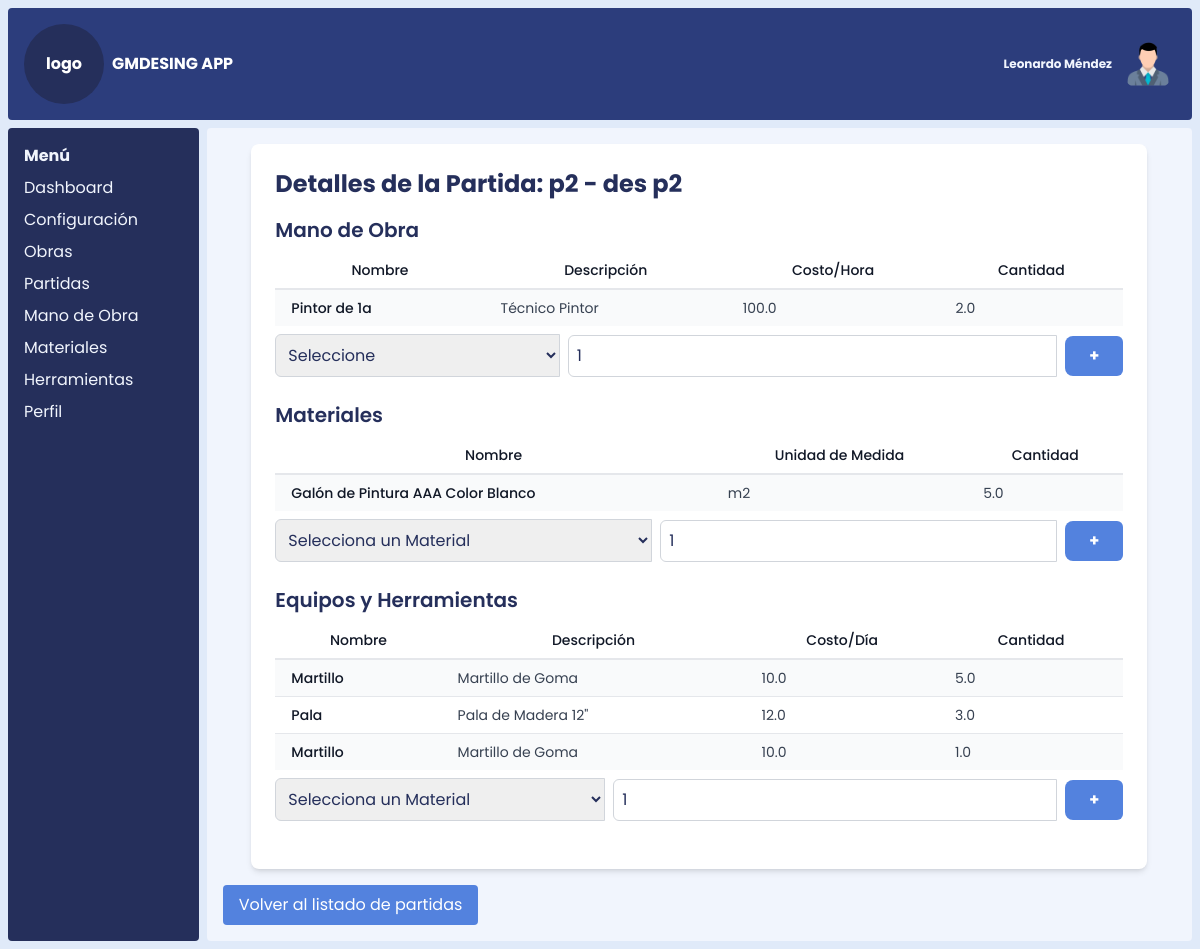
The page /ver_partida/2 on the database as committed earlier.
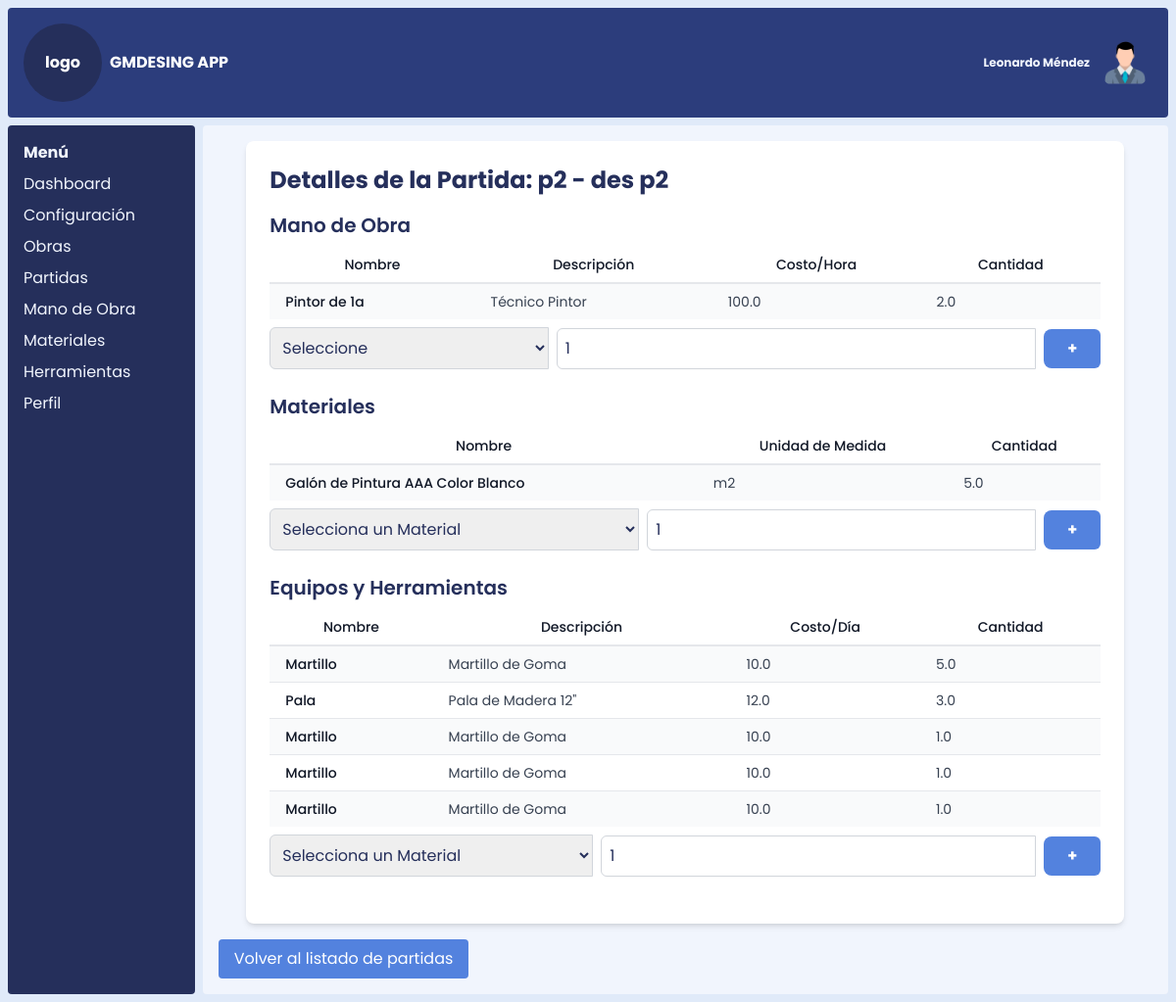
The same page on the database as committed later.
### models.py (models this page shows, shortened)
class Partida(db.Model):
    __tablename__ = 'partida'
    id_partida = db.Column(db.Integer, primary_key=True)
    nombre_partida = db.Column(db.String(100), nullable=False)
    descripcion_partida = db.Column(db.Text)
    unidad_medida_id = db.Column(
        db.Integer,
        db.ForeignKey('unidad_medida.id_unidad_medida', name='fk_partida_unidad_medida')
    )
    rendimiento = db.Column(db.Integer)
    obras = db.relationship('ObraPartida', back_populates='partida', lazy='dynamic')  # Relación con Obras
    mano_de_obra = db.relationship('PartidasManoDeObra', backref='partida', lazy=True)
    herramientas = db.relationship('PartidasHerramientas', backref='partida', lazy=True)
    materiales = db.relationship('PartidasMateriales', backref='partida', lazy=True)
    unidad_medida = db.relationship('UnidadMedida', backref='partidas')

class PartidasManoDeObra(db.Model):
    __tablename__ = 'partidas_mano_de_obra'
    id = db.Column(db.Integer, primary_key=True)
    id_partida = db.Column(db.Integer, db.ForeignKey('partida.id_partida', name='fk_partidas_mano_de_obra_partida'), nullable=False)
    id_mano_de_obra = db.Column(db.Integer, db.ForeignKey('mano_de_obra.id_mano_de_obra', name='fk_partidas_mano_de_obra_mano_de_obra'), nullable=False)
    cantidad = db.Column(db.Float)

class ManoDeObra(db.Model):
    __tablename__ = 'mano_de_obra'
    id_mano_de_obra = db.Column(db.Integer, primary_key=True)
    nombre_mano_de_obra = db.Column(db.String(100), nullable=False)
    descripcion_mano_de_obra = db.Column(db.Text)
    costo_hora = db.Column(db.Float)
    partidas_mano_de_obra = db.relationship('PartidasManoDeObra', backref='mano_de_obra')

class PartidasMateriales(db.Model):
    __tablename__ = 'partidas_materiales'
    id = db.Column(db.Integer, primary_key=True)
    id_partida = db.Column(db.Integer, db.ForeignKey('partida.id_partida', name='fk_partidas_materiales_partida'), nullable=False)
    id_material = db.Column(db.Integer, db.ForeignKey('material.id_material', name='fk_partidas_materiales_material'), nullable=False)
    cantidad = db.Column(db.Float)

class Material(db.Model):
    __tablename__ = 'material'
    id_material = db.Column(db.Integer, primary_key=True)
    nombre_material = db.Column(db.String(100), nullable=False)
    descripcion_material = db.Column(db.Text)
    unidad_medida_id = db.Column(
        db.Integer,
        db.ForeignKey('unidad_medida.id_unidad_medida', name='fk_material_unidad_medida'),
        nullable=False
    )
    precio_unitario = db.Column(db.Float)
    fecha_registro = db.Column(db.Date)
    unidad_medida = db.relationship('UnidadMedida', backref='materiales')
    partidas_materiales = db.relationship('PartidasMateriales', backref='material')

class UnidadMedida(db.Model):
    __tablename__ = 'unidad_medida'
    id_unidad_medida = db.Column(db.Integer, primary_key=True)
    nombre_unidad_medida = db.Column(db.String(100), nullable=False)

class PartidasHerramientas(db.Model):
    __tablename__ = 'partidas_herramientas'
    id = db.Column(db.Integer, primary_key=True)
    id_partida = db.Column(db.Integer, db.ForeignKey('partida.id_partida', name='fk_partidas_herramientas_partida'), nullable=False)
    id_herramienta = db.Column(db.Integer, db.ForeignKey('herramienta.id_herramienta', name='fk_partidas_herramientas_herramienta'), nullable=False)
    cantidad = db.Column(db.Float)

class Herramienta(db.Model):
    __tablename__ = 'herramienta'
    id_herramienta = db.Column(db.Integer, primary_key=True)
    nombre_herramienta = db.Column(db.String(100), nullable=False)
    descripcion_herramienta = db.Column(db.Text)
    costo_alquiler_dia = db.Column(db.Float)
    partidas_herramientas = db.relationship('PartidasHerramientas', backref='herramienta')

### app.py (the view, shortened to what this page needs)
@app.route('/ver_partida/<int:id>', methods=['GET', 'POST'])
def ver_partida(id):
    partida = Partida.query.get_or_404(id)
    materiales = Material.query.order_by("nombre_material").all()  # Obtener materiales
    herramientas = Herramienta.query.order_by("nombre_herramienta").all()  # Obtener herramientas
    mano_de_obra = ManoDeObra.query.order_by("nombre_mano_de_obra").all()  # Obtener mano de obra
    return render_template('ver_partida.html', partida=partida, materiales=materiales, herramientas=herramientas, mano_de_obra=mano_de_obra, datos=datos)

### templates/ver_partida.html (shortened to what this page needs)
{% extends 'index.html' %}
{% block content %}
<div class="max-w-4xl mx-auto p-6 bg-white rounded-lg shadow-md">
    <h1 class="text-2xl font-bold mb-4">Detalles de la Partida: {{ partida.nombre_partida }} - {{
        partida.descripcion_partida }}</h1>
    <div id="materiales" class="mb-6">
        <h2 class="text-xl font-semibold mb-2">Mano de Obra</h2>
        {% if partida.mano_de_obra %}
        <div class="overflow-x-auto mb-2">
            <table class="min-w-full divide-y-2 divide-gray-200 bg-white text-sm">
                <thead class="ltr:text-left rtl:text-right">
                    <tr>
                        <th class="whitespace-nowrap px-4 py-2 font-medium text-gray-900">Nombre</th>
                        <th class="whitespace-nowrap px-4 py-2 font-medium text-gray-900">Descripción</th>
                        <th class="whitespace-nowrap px-4 py-2 font-medium text-gray-900">Costo/Hora</th>
                        <th class="whitespace-nowrap px-4 py-2 font-medium text-gray-900">Cantidad</th>
                    </tr>
                </thead>
                <tbody class="divide-y divide-gray-200">
                    {% for mano in partida.mano_de_obra %}
                    <tr class="odd:bg-gray-50">
                        <td class="whitespace-nowrap px-4 py-2 font-medium text-gray-900">{{
                            mano.mano_de_obra.nombre_mano_de_obra }}</td>
                        <td class="whitespace-nowrap px-4 py-2 text-gray-700">{{
                            mano.mano_de_obra.descripcion_mano_de_obra }}</td>
                        <td class="whitespace-nowrap px-4 py-2 text-gray-700">{{ mano.mano_de_obra.costo_hora }}</td>
                        <td class="whitespace-nowrap px-4 py-2 text-gray-700">{{ mano.cantidad }}</td>
                    </tr>
                    {% endfor %}
                </tbody>
            </table>
        </div>
        {% endif %}
        <form method="POST" class="flex items-center">
            <select name="id_mano_de_obra" required class="border border-gray-300 rounded-l-md p-2 flex-grow">
                <option value="">Seleccione</option>
            </select>
            <input type="number" value="1" name="cantidad" id="cantidad"
                class='border ml-2 border-gray-300 rounded-l-md p-2 flex-grow' />
            <button type="submit" name="agregar_mano_de_obra"
                class="bg-blue-500 ml-2 text-white rounded-r-md px-6 py-2 hover:bg-blue-600 rounded-lg transition font-bold">+</button>
        </form>
    </div>
    <div id="materiales" class="mb-6">
        <h2 class="text-xl font-semibold mb-2">Materiales</h2>
        {% if partida.materiales %}
        <div class="overflow-x-auto mb-2">
            <table class="min-w-full divide-y-2 divide-gray-200 bg-white text-sm">
                <thead class="ltr:text-left rtl:text-right">
                    <tr>
                        <th class="whitespace-nowrap px-4 py-2 font-medium text-gray-900">Nombre</th>
                        <th class="whitespace-nowrap px-4 py-2 font-medium text-gray-900">Unidad de Medida</th>
                        <th class="whitespace-nowrap px-4 py-2 font-medium text-gray-900">Cantidad</th>
                    </tr>
                </thead>
                <tbody class="divide-y divide-gray-200">
                    {% for material in partida.materiales %}
                    <tr class="odd:bg-gray-50">
                        <td class="whitespace-nowrap px-4 py-2 font-medium text-gray-900">{{
                            material.material.nombre_material }}</td>
                        <td class="whitespace-nowrap px-4 py-2 text-gray-700">{{
                            material.material.unidad_medida.nombre_unidad_medida }}</td>
                        <td class="whitespace-nowrap px-4 py-2 text-gray-700">{{ material.cantidad }}</td>
                    </tr>
                    {% endfor %}
                </tbody>
            </table>
        </div>
        {% endif %}
        <form method="POST" class="flex items-center">
            <select name="id_material" required class="border border-gray-300 rounded-l-md p-2 flex-grow">
                <option value="">Selecciona un Material</option>
            </select>
            <input type="number" value="1" name="cantidad" id="cantidad"
                class='border ml-2 border-gray-300 rounded-l-md p-2 flex-grow' />
            <button type="submit" name="agregar_material"
                class="bg-blue-500 ml-2 text-white rounded-r-md px-6 py-2 hover:bg-blue-600 rounded-lg transition font-bold">+</button>
        </form>
    </div>
    <div id="herramientas" class="mb-6">
        <h2 class="text-xl font-semibold mb-2">Equipos y Herramientas</h2>
        {% if partida.herramientas %}
        <div class="overflow-x-auto mb-2">
            <table class="min-w-full divide-y-2 divide-gray-200 bg-white text-sm">
                <thead class="ltr:text-left rtl:text-right">
                    <tr>
                        <th class="whitespace-nowrap px-4 py-2 font-medium text-gray-900">Nombre</th>
                        <th class="whitespace-nowrap px-4 py-2 font-medium text-gray-900">Descripción</th>
                        <th class="whitespace-nowrap px-4 py-2 font-medium text-gray-900">Costo/Día</th>
                        <th class="whitespace-nowrap px-4 py-2 font-medium text-gray-900">Cantidad</th>
                    </tr>
                </thead>
                <tbody class="divide-y divide-gray-200">
                    {% for herramienta in partida.herramientas %}
                    <tr class="odd:bg-gray-50">
                        <td class="whitespace-nowrap px-4 py-2 font-medium text-gray-900">{{
                            herramienta.herramienta.nombre_herramienta }}</td>
                        <td class="whitespace-nowrap px-4 py-2 text-gray-700">{{
                            herramienta.herramienta.descripcion_herramienta }}</td>
                        <td class="whitespace-nowrap px-4 py-2 text-gray-700">{{
                            herramienta.herramienta.costo_alquiler_dia }}</td>
                        <td class="whitespace-nowrap px-4 py-2 text-gray-700">{{ herramienta.cantidad }}</td>
                    </tr>
                    {% endfor %}
                </tbody>
            </table>
        </div>
        {% endif %}
        <form method="POST" class="flex items-center">
            <select name="id_herramienta" required class="border border-gray-300 rounded-l-md p-2 flex-grow">
                <option value="">Selecciona un Material</option>
            </select>
            <input type="number" value="1" name="cantidad" id="cantidad"
                class='border ml-2 border-gray-300 rounded-l-md p-2 flex-grow' />
            <button type="submit" name="agregar_herramienta"
                class="bg-blue-500 ml-2 text-white rounded-r-md px-6 py-2 hover:bg-blue-600 rounded-lg transition font-bold">+</button>
        </form>
    </div>
</div>
<a href="{{ url_for('listar_partidas') }}"
    class="inline-block mt-4 px-4 py-2 bg-blue-500 text-white rounded hover:bg-blue-600 transition">Volver al listado de
    partidas</a>
{% endblock %}

### templates/index.html (shortened to what this page needs)
{% extends "base.html" %}
{% import 'componentes/nav.html' as nav %}
{% import 'componentes/sidebar.html' as sidebar %}
{% block sidebar %}
    {% set sidebar_items = [
        {"name": "Dashboard", "url": "/dashboard"},
        {"name": "Configuración", "url": "/settings"},
        {"name": "Obras", "url": "/obras"},
        {"name": "Partidas", "url": "/partidas"},
        {"name": "Mano de Obra", "url": "/mano_de_obra"},
        {"name": "Materiales", "url": "/materiales"},
        {"name": "Herramientas", "url": "/herramientas"},
        {"name": "Perfil", "url": "/profile"}
    ] %}
    {{ sidebar.render_sidebar(sidebar_items=sidebar_items, active_route=active_route) }}
{% endblock %}

### templates/base.html (shortened to what this page needs)
<!DOCTYPE html>
<html lang="en">
<head>
    <link rel="stylesheet" href="{{ url_for('static', filename='css/styles.css') }}">
    <link rel="stylesheet" href="{{ url_for('static', filename='css/style.css') }}">
</head>
<body class="base grid grid-cols-12 gap-2 p-2 h-[100vh]">
    <nav class="nav col-span-12 text-white p-4 flex justify-between items-center h-[10vh]">
        <div class="flex justify-start items-center gap-2">
            <div class="flex justify-center items-center w-20 h-20 bg-blue-950 rounded-full">
                <h1>logo</h1>
            </div>
            <h1>{{datos.sistema}}</h1>
        </div>
        <div class="flex justify-end items-center gap-2">
            <h3>{{datos.usuario}}</h3>
            <img class="rounded-full hidden md:block w-14" bg-black src="/static/img/perfil.png" alt="">
        </div>
    </nav>
    <aside id="sidebar" class="aside col-span-2 h[90vh] p-4 hidden md:block md:col-span-2">
        {% block sidebar %}{% endblock %}
    </aside>
    <main class="content col-span-12 md:col-span-10 h-[90vh] p-4 overflow-y-auto scroll-hidden">
        {% block content %}{% endblock %}
    </main>
</body>
</html>

### templates/componentes/sidebar.html
{% macro render_sidebar(sidebar_items, active_route) %}
<div class="sidebar">
    <h2 class="font-bold">Menú</h2>
    <ul class="mt-2">
        {% for item in sidebar_items %}
            <li class="my-2">
                <a href="{{ item.url }}" class="{% if item.url == active_route %}text-blue-800 font-semibold{% else %}text-blue-50{% endif %}">
                    {{ item.name }}
                </a>
            </li>
        {% endfor %}
    </ul>
</div>
{% endmacro %}

### static/css/style.css (style rules this page uses)
.scroll-hidden { overflow-y: scroll; }

Rows that differ between the two databases and show on the page:
added PartidasHerramientas: herramienta.nombre_herramienta "Martillo", herramienta.descripcion_herramienta "Martillo de Goma", herramienta.costo_alquiler_dia "10.0", cantidad "1.0"
added PartidasHerramientas: herramienta.nombre_herramienta "Martillo", herramienta.descripcion_herramienta "Martillo de Goma", herramienta.costo_alquiler_dia "10.0", cantidad "1.0"
